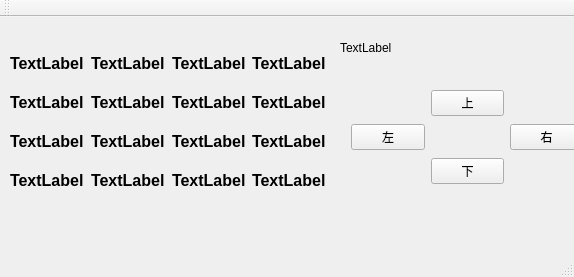
<?xml version="1.0" encoding="UTF-8"?>
<ui version="4.0">
 <class>MainWindow</class>
 <widget class="QMainWindow" name="MainWindow">
  <property name="geometry">
   <rect>
    <x>0</x>
    <y>0</y>
    <width>574</width>
    <height>277</height>
   </rect>
  </property>
  <property name="windowTitle">
   <string>MainWindow</string>
  </property>
  <widget class="QWidget" name="centralWidget">
   <widget class="QWidget" name="gridLayoutWidget">
    <property name="geometry">
     <rect>
      <x>10</x>
      <y>30</y>
      <width>328</width>
      <height>161</height>
     </rect>
    </property>
    <property name="font">
     <font>
      <pointsize>12</pointsize>
      <weight>75</weight>
      <bold>true</bold>
     </font>
    </property>
    <layout class="QGridLayout" name="gridLayout">
     <property name="leftMargin">
      <number>0</number>
     </property>
     <property name="topMargin">
      <number>0</number>
     </property>
     <item row="1" column="0">
      <widget class="QLabel" name="label_4">
       <property name="font">
        <font>
         <pointsize>12</pointsize>
         <weight>75</weight>
         <bold>true</bold>
        </font>
       </property>
       <property name="text">
        <string>TextLabel</string>
       </property>
      </widget>
     </item>
     <item row="1" column="1">
      <widget class="QLabel" name="label_5">
       <property name="font">
        <font>
         <pointsize>12</pointsize>
         <weight>75</weight>
         <bold>true</bold>
        </font>
       </property>
       <property name="text">
        <string>TextLabel</string>
       </property>
      </widget>
     </item>
     <item row="0" column="2">
      <widget class="QLabel" name="label_2">
       <property name="font">
        <font>
         <pointsize>12</pointsize>
         <weight>75</weight>
         <bold>true</bold>
        </font>
       </property>
       <property name="text">
        <string>TextLabel</string>
       </property>
      </widget>
     </item>
     <item row="0" column="1">
      <widget class="QLabel" name="label_1">
       <property name="font">
        <font>
         <pointsize>12</pointsize>
         <weight>75</weight>
         <bold>true</bold>
        </font>
       </property>
       <property name="text">
        <string>TextLabel</string>
       </property>
      </widget>
     </item>
     <item row="0" column="3">
      <widget class="QLabel" name="label_3">
       <property name="font">
        <font>
         <pointsize>12</pointsize>
         <weight>75</weight>
         <bold>true</bold>
        </font>
       </property>
       <property name="text">
        <string>TextLabel</string>
       </property>
      </widget>
     </item>
     <item row="0" column="0">
      <widget class="QLabel" name="label_0">
       <property name="font">
        <font>
         <pointsize>12</pointsize>
         <weight>75</weight>
         <bold>true</bold>
        </font>
       </property>
       <property name="text">
        <string>TextLabel</string>
       </property>
      </widget>
     </item>
     <item row="1" column="2">
      <widget class="QLabel" name="label_6">
       <property name="font">
        <font>
         <pointsize>12</pointsize>
         <weight>75</weight>
         <bold>true</bold>
        </font>
       </property>
       <property name="text">
        <string>TextLabel</string>
       </property>
      </widget>
     </item>
     <item row="1" column="3">
      <widget class="QLabel" name="label_7">
       <property name="font">
        <font>
         <pointsize>12</pointsize>
         <weight>75</weight>
         <bold>true</bold>
        </font>
       </property>
       <property name="text">
        <string>TextLabel</string>
       </property>
      </widget>
     </item>
     <item row="2" column="0">
      <widget class="QLabel" name="label_8">
       <property name="font">
        <font>
         <pointsize>12</pointsize>
         <weight>75</weight>
         <bold>true</bold>
        </font>
       </property>
       <property name="text">
        <string>TextLabel</string>
       </property>
      </widget>
     </item>
     <item row="2" column="1">
      <widget class="QLabel" name="label_9">
       <property name="font">
        <font>
         <pointsize>12</pointsize>
         <weight>75</weight>
         <bold>true</bold>
        </font>
       </property>
       <property name="text">
        <string>TextLabel</string>
       </property>
      </widget>
     </item>
     <item row="2" column="2">
      <widget class="QLabel" name="label_10">
       <property name="font">
        <font>
         <pointsize>12</pointsize>
         <weight>75</weight>
         <bold>true</bold>
        </font>
       </property>
       <property name="text">
        <string>TextLabel</string>
       </property>
      </widget>
     </item>
     <item row="2" column="3">
      <widget class="QLabel" name="label_11">
       <property name="font">
        <font>
         <pointsize>12</pointsize>
         <weight>75</weight>
         <bold>true</bold>
        </font>
       </property>
       <property name="text">
        <string>TextLabel</string>
       </property>
      </widget>
     </item>
     <item row="3" column="0">
      <widget class="QLabel" name="label_12">
       <property name="font">
        <font>
         <pointsize>12</pointsize>
         <weight>75</weight>
         <bold>true</bold>
        </font>
       </property>
       <property name="text">
        <string>TextLabel</string>
       </property>
      </widget>
     </item>
     <item row="3" column="1">
      <widget class="QLabel" name="label_13">
       <property name="font">
        <font>
         <pointsize>12</pointsize>
         <weight>75</weight>
         <bold>true</bold>
        </font>
       </property>
       <property name="text">
        <string>TextLabel</string>
       </property>
      </widget>
     </item>
     <item row="3" column="2">
      <widget class="QLabel" name="label_14">
       <property name="font">
        <font>
         <pointsize>12</pointsize>
         <weight>75</weight>
         <bold>true</bold>
        </font>
       </property>
       <property name="text">
        <string>TextLabel</string>
       </property>
      </widget>
     </item>
     <item row="3" column="3">
      <widget class="QLabel" name="label_15">
       <property name="font">
        <font>
         <pointsize>12</pointsize>
         <weight>75</weight>
         <bold>true</bold>
        </font>
       </property>
       <property name="text">
        <string>TextLabel</string>
       </property>
      </widget>
     </item>
    </layout>
   </widget>
   <widget class="QWidget" name="gridLayoutWidget_2">
    <property name="geometry">
     <rect>
      <x>340</x>
      <y>60</y>
      <width>254</width>
      <height>121</height>
     </rect>
    </property>
    <layout class="QGridLayout" name="gridLayout_2">
     <item row="0" column="1">
      <widget class="QPushButton" name="pushButton_up">
       <property name="text">
        <string>上</string>
       </property>
      </widget>
     </item>
     <item row="2" column="1">
      <widget class="QPushButton" name="pushButton_down">
       <property name="text">
        <string>下</string>
       </property>
      </widget>
     </item>
     <item row="1" column="2">
      <widget class="QPushButton" name="pushButton_right">
       <property name="text">
        <string>右</string>
       </property>
      </widget>
     </item>
     <item row="1" column="0">
      <widget class="QPushButton" name="pushButton_left">
       <property name="text">
        <string>左</string>
       </property>
      </widget>
     </item>
    </layout>
   </widget>
   <widget class="QLabel" name="label">
    <property name="geometry">
     <rect>
      <x>340</x>
      <y>10</y>
      <width>211</width>
      <height>41</height>
     </rect>
    </property>
    <property name="text">
     <string>TextLabel</string>
    </property>
   </widget>
  </widget>
  <widget class="QMenuBar" name="menuBar">
   <property name="geometry">
    <rect>
     <x>0</x>
     <y>0</y>
     <width>574</width>
     <height>23</height>
    </rect>
   </property>
  </widget>
  <widget class="QToolBar" name="mainToolBar">
   <attribute name="toolBarArea">
    <enum>TopToolBarArea</enum>
   </attribute>
   <attribute name="toolBarBreak">
    <bool>false</bool>
   </attribute>
  </widget>
  <widget class="QStatusBar" name="statusBar"/>
 </widget>
 <layoutdefault spacing="6" margin="11"/>
 <resources/>
 <connections/>
</ui>
